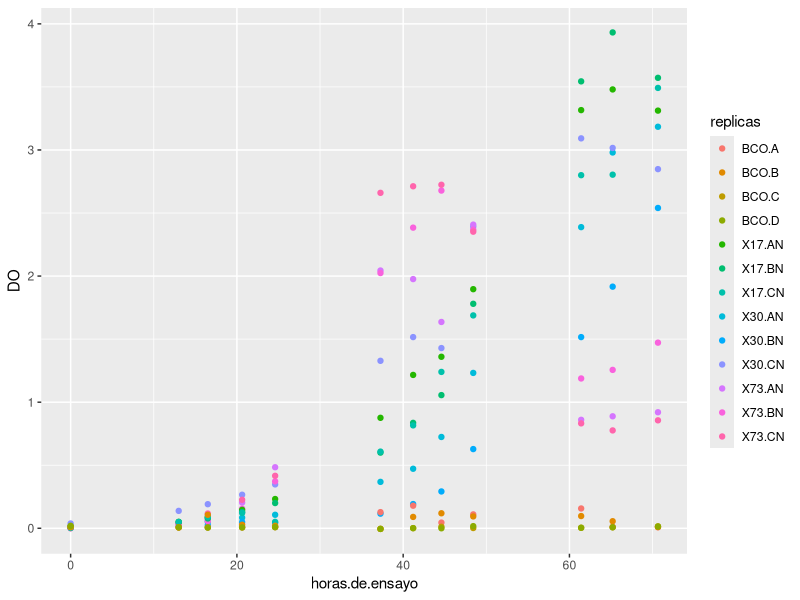
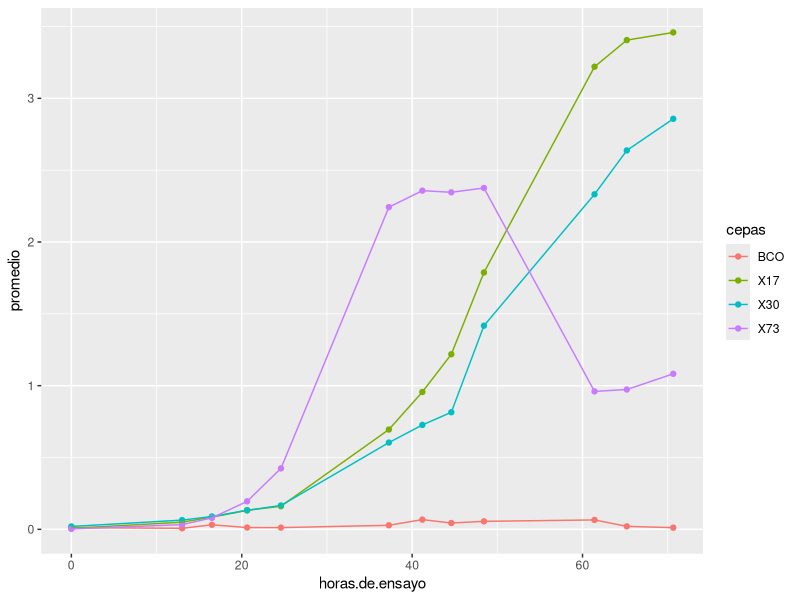
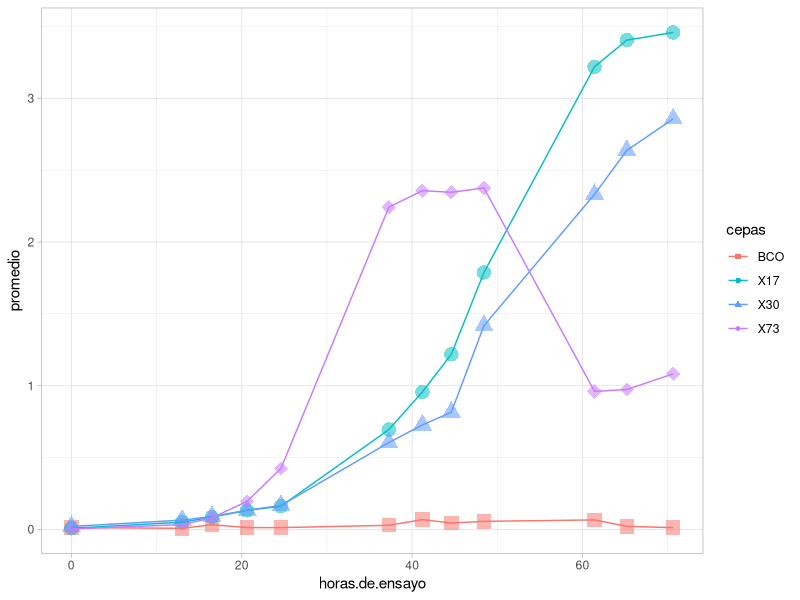
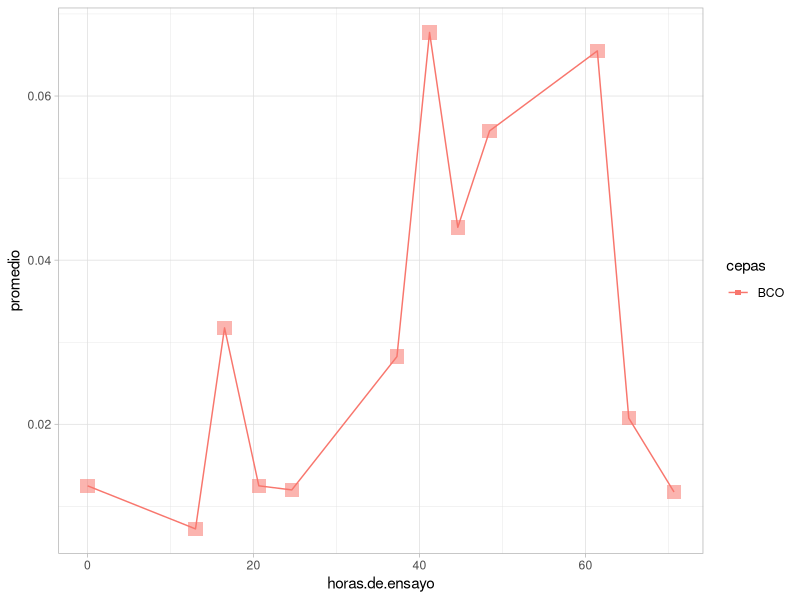
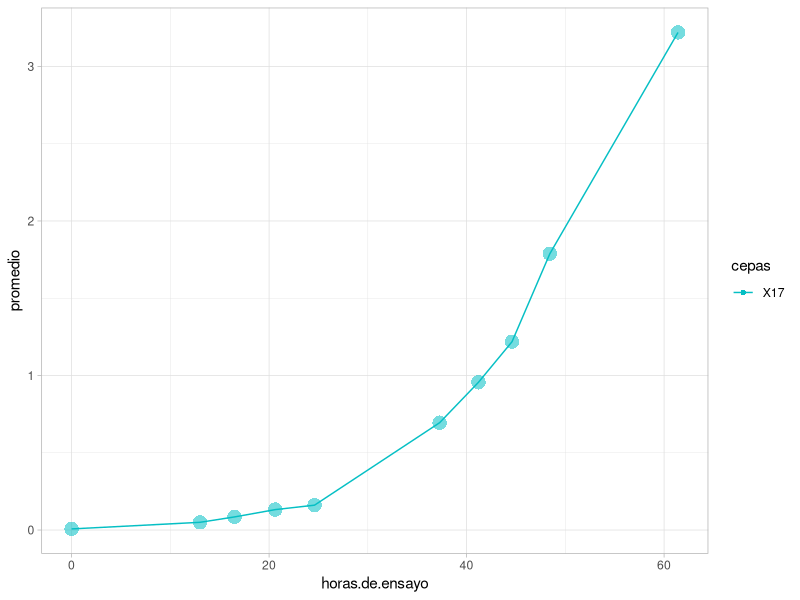
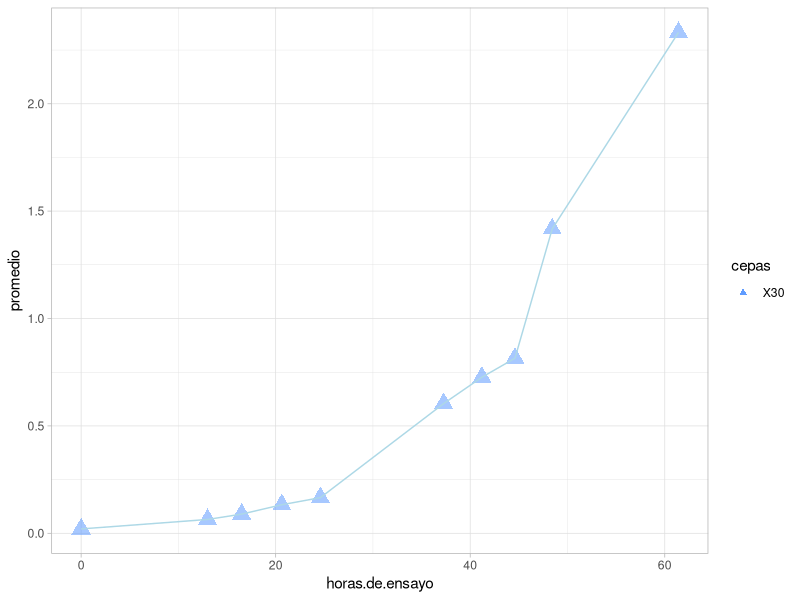
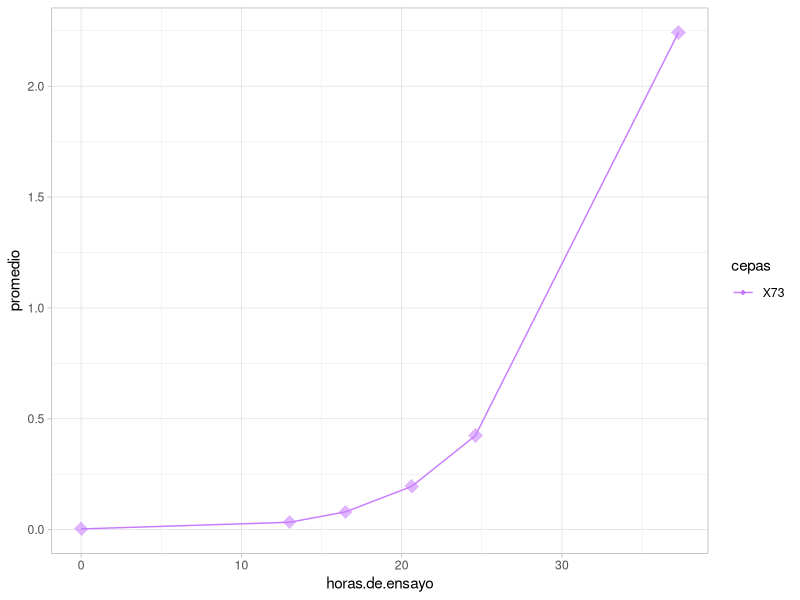
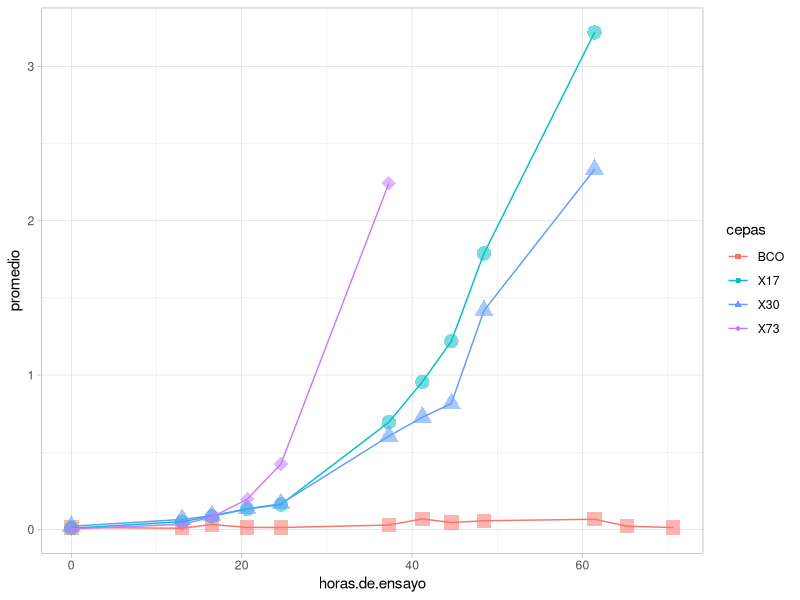

Write the R code that produced these figures, in order.
## ---- chunk 1
knitr::opts_chunk$set(echo = TRUE)
library(tidyverse)
## ---- chunk 2
crecimiento_csv <- read.csv("./crecimiento.csv")
crecimiento_csv %>%
  head(3)
## ---- chunk 3
crecimiento <- crecimiento_csv %>% 
  pivot_longer(c(
    "X30.AN", "X30.BN"  , "X30.CN",
    "X73.AN", "X73.BN", "X73.CN",
    "X17.AN", "X17.BN", "X17.CN",
    "BCO.A" , "BCO.B" , "BCO.C", "BCO.D"
  ),
  names_to = "replicas", values_to = "DO")
## ---- chunk 4
crecimiento <- crecimiento %>% 
  select(c("horas.de.ensayo", "replicas", "DO"))
## ---- chunk 5
crecimiento <- crecimiento %>% 
  filter(!is.na(DO))
## ---- chunk 6
crecimiento %>%
  arrange(replicas) %>%
  head(5)
## ---- chunk 7
crecimiento %>%
  group_by(replicas) %>%
  summarise() %>%
  head(22)


## ---- chunk 8
crecimiento %>%
  select(c(DO)) %>%
  sapply(typeof)
## ---- chunk 9
crecimiento %>%
  summarise(total = n())
## ---- chunk 10
str(crecimiento)
## ---- chunk 11
crecimiento %>% ggplot(aes(x = horas.de.ensayo,
                           y = DO,
                           color=replicas)) +
  geom_point()

## ---- chunk 12
crecimiento_agrupado <- crecimiento %>%
  group_by(horas.de.ensayo, cepas = substring(replicas, 0, 3)) %>%
  summarise(desvio = sd(DO), promedio = mean(DO), mediana = median(DO))
## ---- chunk 13
crecimiento_agrupado %>%
  ggplot(aes(x = horas.de.ensayo,
             y = promedio,
             color=cepas)) +
  geom_point() +
  geom_line()
## ---- chunk 14
crecimiento_agrupado %>%
  ggplot() +
  geom_point(aes(x = horas.de.ensayo,
                 y = promedio,
                 shape = cepas,
                 colour = cepas,
                 size=2,
                 alpha = 0.1)) +
  geom_line(aes(x = horas.de.ensayo,
                y = promedio,
                color=cepas, group=cepas)) + 
  scale_shape_manual(values=c(15, 16, 17,18))+
  scale_color_manual(values=c("#f8766d", "#05bfc4", "#609cff", "#c77cff")) +
  scale_alpha(guide = 'none') + 
  scale_size(guide = 'none') + 
  theme_light()
## ---- chunk 15
crecimiento_agrupado %>%
  filter(cepas == 'BCO') %>%
  ggplot() +
  geom_point(aes(x = horas.de.ensayo,
                 y = promedio,
                 shape = cepas,
                 colour = cepas,
                 size=2,
                 alpha = 0.1)) +
  geom_line(aes(x = horas.de.ensayo,
                y = promedio,
                color=cepas, group=cepas)) + 
  scale_shape_manual(values=c(15))+
  scale_color_manual(values=c("#f8766d")) +
  scale_alpha(guide = 'none') + 
  scale_size(guide = 'none') + 
  theme_light()
## ---- chunk 16
crecimiento_agrupado %>%
  filter(cepas == 'X17' & horas.de.ensayo < 65) %>%
  ggplot() +
  geom_point(aes(x = horas.de.ensayo,
                 y = promedio,
                 shape = cepas,
                 colour = cepas,
                 size=2,
                 alpha = 0.1)) +
  geom_line(aes(x = horas.de.ensayo,
                y = promedio,
                color=cepas, group=cepas)) + 
  scale_shape_manual(values=c(16))+
  scale_color_manual(values=c("#05bfc4")) +
  scale_alpha(guide = 'none') + 
  scale_size(guide = 'none') + 
  theme_light()
## ---- chunk 17
crecimiento_agrupado %>%
  filter(cepas == 'X30' & horas.de.ensayo < 65) %>%
  ggplot() +
  geom_point(aes(x = horas.de.ensayo,
                 y = promedio,
                 shape = cepas,
                 colour = cepas,
                 size=2,
                 alpha = 0.1)) +
  geom_line(aes(x = horas.de.ensayo,
                y = promedio,
                color=cepas, group=cepas),
                 color = "lightblue") + 
  scale_shape_manual(values=c(17))+
  scale_color_manual(values=c("#609cff")) +
  scale_alpha(guide = 'none') + 
  scale_size(guide = 'none') + 
  theme_light()
## ---- chunk 18
crecimiento_agrupado %>%
  filter(cepas == 'X73' & horas.de.ensayo < 40) %>%
  ggplot() +
  geom_point(aes(x = horas.de.ensayo,
                 y = promedio,
                 shape = cepas,
                 colour = cepas,
                 size=2,
                 alpha = 0.1)) +
  geom_line(aes(x = horas.de.ensayo,
                y = promedio,
                color=cepas, group=cepas)) + 
  scale_shape_manual(values=c(18))+
  scale_color_manual(values=c("#c77cff")) +
  scale_alpha(guide = 'none') + 
  scale_size(guide = 'none') + 
  theme_light()
## ---- chunk 19
crecimiento_agrupado %>%
  filter(
    (cepas == 'BCO') |
    (cepas == 'X17' & horas.de.ensayo < 65) |
    (cepas == 'X30' & horas.de.ensayo < 65) |
    (cepas == 'X73' & horas.de.ensayo < 40)
  ) %>%
  ggplot() +
  geom_point(aes(x = horas.de.ensayo,
                 y = promedio,
                 shape = cepas,
                 colour = cepas,
                 size=2,
                 alpha = 0.1)) +
  geom_line(aes(x = horas.de.ensayo,
                y = promedio,
                color=cepas, group=cepas)) +
  scale_shape_manual(values=c(15,16,17,18))+
  scale_color_manual(values=c("#f8766d", "#05bfc4", "#609cff", "#c77cff")) +
  scale_alpha(guide = 'none') + 
  scale_size(guide = 'none') + 
  theme_light()
## ---- chunk 20
ajuste_17 <- crecimiento_agrupado %>%
  filter(cepas == 'BCO' | cepas == 'X17') %>%
  group_by(horas.de.ensayo) %>%
  mutate(ajuste = sum(c(promedio))) %>%
  filter(cepas == 'X17')

ajuste_30 <- crecimiento_agrupado %>%
  filter(cepas == 'BCO' | cepas == 'X30') %>%
  group_by(horas.de.ensayo) %>%
  mutate(ajuste = sum(c(promedio))) %>%
  filter(cepas == 'X30')

ajuste_73 <- crecimiento_agrupado %>%
  filter(cepas == 'BCO' | cepas == 'X73') %>%
  group_by(horas.de.ensayo) %>%
  mutate(ajuste = sum(c(promedio))) %>%
  filter(cepas == 'X73')

crecimiento_ajustado = ajuste_17 %>% ungroup() %>% add_row(ajuste_30) %>% add_row(ajuste_73)
## ---- chunk 21
crecimiento_ajustado %>%
  filter(
    (cepas == 'X17' & horas.de.ensayo < 65) |
    (cepas == 'X30' & horas.de.ensayo < 65) |
    (cepas == 'X73' & horas.de.ensayo < 40)
  ) %>%
  ggplot() +
  geom_point(aes(x = horas.de.ensayo,
                 y = promedio,
                 shape = cepas,
                 colour = cepas,
                 size=2,
                 alpha = 0.1)) +
  geom_line(aes(x = horas.de.ensayo,
                y = promedio,
                color=cepas, group=cepas)) +
  scale_shape_manual(values=c(16,17,18))+
  scale_color_manual(values=c("#05bfc4", "#609cff", "#c77cff")) +
  scale_alpha(guide = 'none') + 
  scale_size(guide = 'none') + 
  theme_light()
## ---- chunk 22
crecimiento_ajustado %>%
  filter(
    (cepas == 'X17' & horas.de.ensayo < 65) |
    (cepas == 'X30' & horas.de.ensayo < 65) |
    (cepas == 'X73' & horas.de.ensayo < 40)
  ) %>%
  ggplot() +
  geom_point(aes(x = horas.de.ensayo,
                 y = promedio,
                 shape = cepas,
                 colour = cepas,
                 size=2,
                 alpha = 0.1)) +
  geom_line(aes(x = horas.de.ensayo,
                y = promedio,
                color=cepas, group=cepas))  +
  scale_shape_manual(values=c(16,17,18))+
  scale_color_manual(values=c("#05bfc4", "#609cff", "#c77cff")) +
  scale_alpha(guide = 'none') + 
  scale_size(guide = 'none') + 
  scale_y_log10() +
  theme_light()
